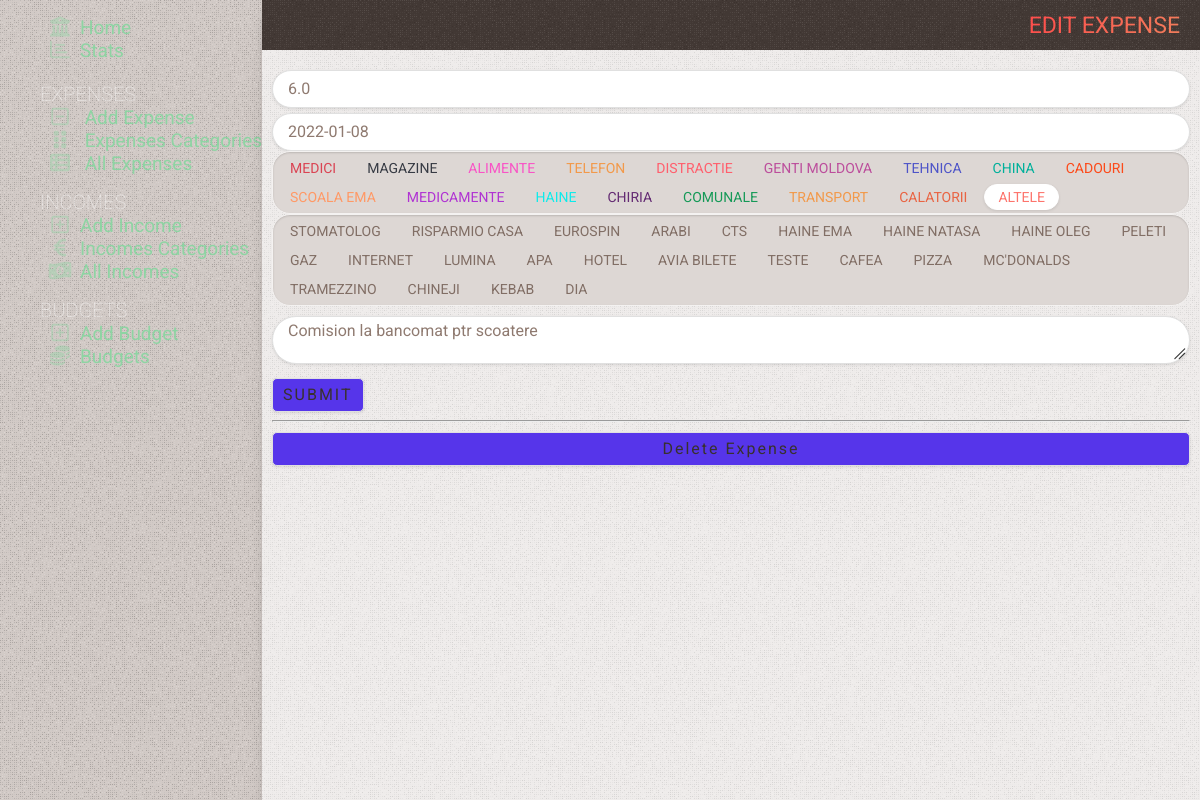
Before: /317/edit with the older database file.
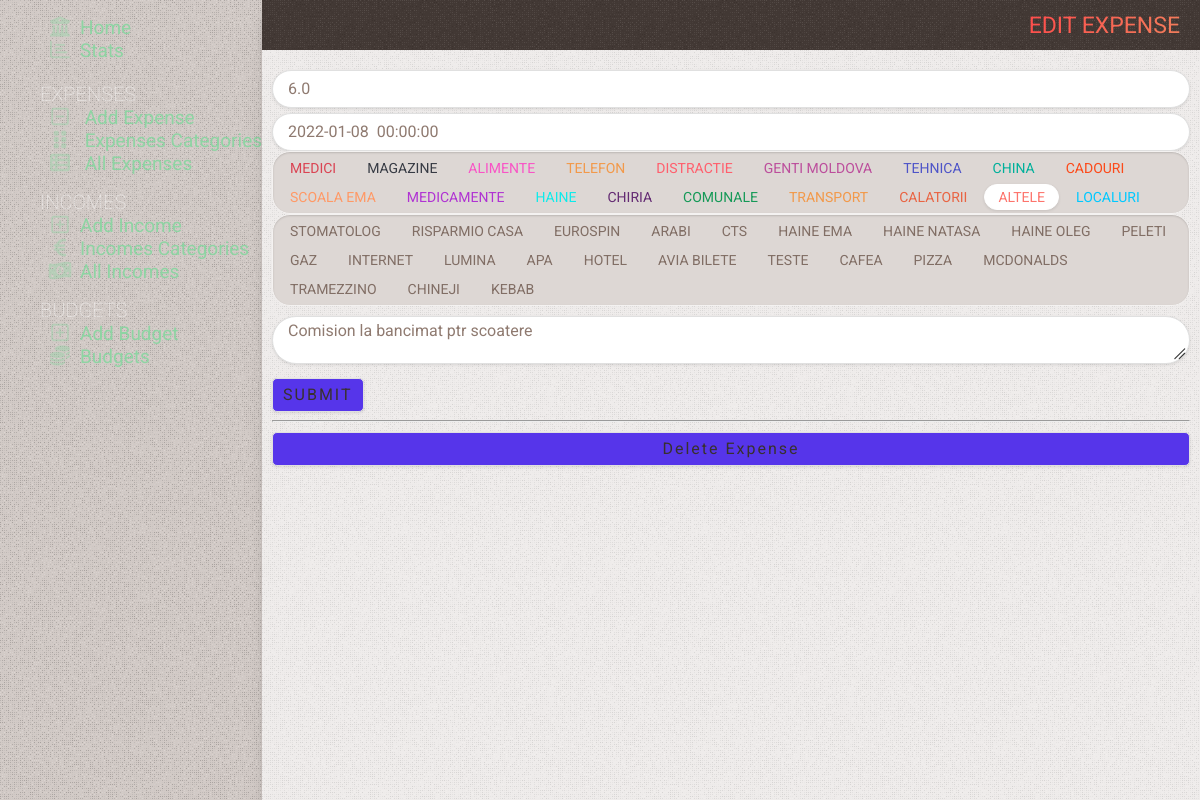
After: the same page with the newer database file.
### tables this page shows
CREATE TABLE expenses
(
    id          INTEGER PRIMARY KEY AUTOINCREMENT,
    date        TIMESTAMP NOT NULL DEFAULT CURRENT_TIMESTAMP,
    sum         REAL      NOT NULL,
    category    INTEGER   NOT NULL,
    subcategory INTEGER   NOT NULL,
    comment     TEXT

);

CREATE TABLE categories
(
    id    INTEGER PRIMARY KEY AUTOINCREMENT,
    name  TEXT NOT NULL,
    color TEXT,
    state TEXT DEFAULT false
);

CREATE TABLE subcategories
(
    id          INTEGER PRIMARY KEY AUTOINCREMENT,
    name        TEXT    NOT NULL,
    category_id INTEGER NOT NULL,
    state       TEXT DEFAULT false

);

### app.py (the view, shortened to what this page needs)
@app.route('/<int:id>/edit', methods=('GET', 'POST'))
def edit(id):
    expense = get_expenses(id)
    conn = get_db_connection()
    categories = conn.execute(
        "SELECT id, name, color as color, state FROM categories WHERE state is not 'true'").fetchall()
    subcategories = conn.execute('SELECT id, name FROM subcategories').fetchall()
    conn.close()
    return render_template('edit_expense.html', title='Edit Expense', gradient='text-gradient-red', expense=expense,
                           categories=categories,
                           subcategories=subcategories)

### app.py (called while the page is built)
def get_db_connection():
    conn = sqlite3.connect('static/database.db')
    conn.row_factory = sqlite3.Row
    return conn

def get_expenses(expense_id):
    conn = get_db_connection()
    expense = conn.execute('SELECT *, strftime("%d-%m-%Y %H:%M:%S", date) as date_s FROM expenses WHERE id = ?',
                           (expense_id,)).fetchone()
    conn.close()
    if expense is None:
        abort(404)
    return expense

### templates/edit_expense.html (shortened to what this page needs)
{% extends 'base.html' %} {% block content %}
	<div class="page_title {{ gradient }}" >
		<span >{% block title %} {{ title }} {% endblock %}</span >
	</div >
	<div class="content" >
		<form method="post" >
			<div class="flex" >
				<input type="number" autofocus name="sum" placeholder="Amount" class="form-control" step="0.01"
							 pattern="[0-9]+([\.,][0-9]+)?" value="{{ request.form['sum'] or expense['sum'] }}" />
			</div >
			<div class="form-group mt-5" >
				<input data-toggle="datepicker" type="text" name="date" placeholder="Date" class="form-control"
						 value="{{ request.form['date_s'] or expense['date'] }}" />
			</div >
			<div class="radio-group category-group" >
				{% for id, name, color, state in categories %}
					<label for="{{ name }}" ><span class="{{ color }}" >{{ name }}</span ></label >
				{% endfor %}
			</div >
			<div class="radio-group category-group" >
				{% for id, name in subcategories %}
					<label for="{{ name }}" >{{ name }}</label >
				{% endfor %}
			</div >
			<div class="form-group mt-10" >
    <textarea name="comment" placeholder="Comment" class="form-control" >
{{ request.form['comment'] or expense['comment'] }}</textarea >
			</div >
			<div class="form-group mt-10" >
				<button type="submit" class="send-button" >Submit</button >
			</div >
			<hr />
		</form >
		<form action="{{ url_for('delete', id=expense['id']) }}" method="POST" class="mt-10" >
			<input type="submit" value="Delete Expense" class="add-button"
						 onclick="return confirm('Are you sure you want to delete this post?')" />
		</form >
	</div >
{% endblock %}

Changed rows visible on the page:
removed subcategories: name "DIA"
changed expenses: date "2022-01-08" → "2022-01-08 00:00:00"; comment "Comision la bancomat ptr scoatere" → "Comision la bancimat ptr scoatere"
now on this page (row edited): categories: name "LOCALURI", color "gradient_26" (drawn)
changed subcategories: name "MC'DONALDS" → "MCDONALDS"
